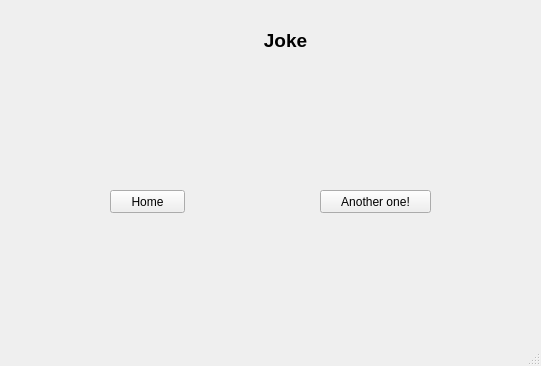
<?xml version="1.0" encoding="UTF-8"?>
<ui version="4.0">
 <class>MainWindow</class>
 <widget class="QMainWindow" name="MainWindow">
  <property name="geometry">
   <rect>
    <x>0</x>
    <y>0</y>
    <width>541</width>
    <height>366</height>
   </rect>
  </property>
  <property name="windowTitle">
   <string>MainWindow</string>
  </property>
  <widget class="QWidget" name="centralwidget">
   <widget class="QLabel" name="label">
    <property name="geometry">
     <rect>
      <x>190</x>
      <y>20</y>
      <width>191</width>
      <height>41</height>
     </rect>
    </property>
    <property name="font">
     <font>
      <pointsize>14</pointsize>
      <weight>75</weight>
      <bold>true</bold>
     </font>
    </property>
    <property name="text">
     <string>Joke</string>
    </property>
    <property name="alignment">
     <set>Qt::AlignCenter</set>
    </property>
   </widget>
   <widget class="QLabel" name="output_label">
    <property name="geometry">
     <rect>
      <x>80</x>
      <y>80</y>
      <width>391</width>
      <height>71</height>
     </rect>
    </property>
    <property name="text">
     <string/>
    </property>
   </widget>
   <widget class="QPushButton" name="home_button">
    <property name="geometry">
     <rect>
      <x>110</x>
      <y>190</y>
      <width>75</width>
      <height>23</height>
     </rect>
    </property>
    <property name="text">
     <string>Home</string>
    </property>
   </widget>
   <widget class="QPushButton" name="one_more">
    <property name="geometry">
     <rect>
      <x>320</x>
      <y>190</y>
      <width>111</width>
      <height>23</height>
     </rect>
    </property>
    <property name="text">
     <string>Another one!</string>
    </property>
   </widget>
  </widget>
  <widget class="QMenuBar" name="menubar">
   <property name="geometry">
    <rect>
     <x>0</x>
     <y>0</y>
     <width>541</width>
     <height>22</height>
    </rect>
   </property>
  </widget>
  <widget class="QStatusBar" name="statusbar"/>
 </widget>
 <resources/>
 <connections/>
</ui>
